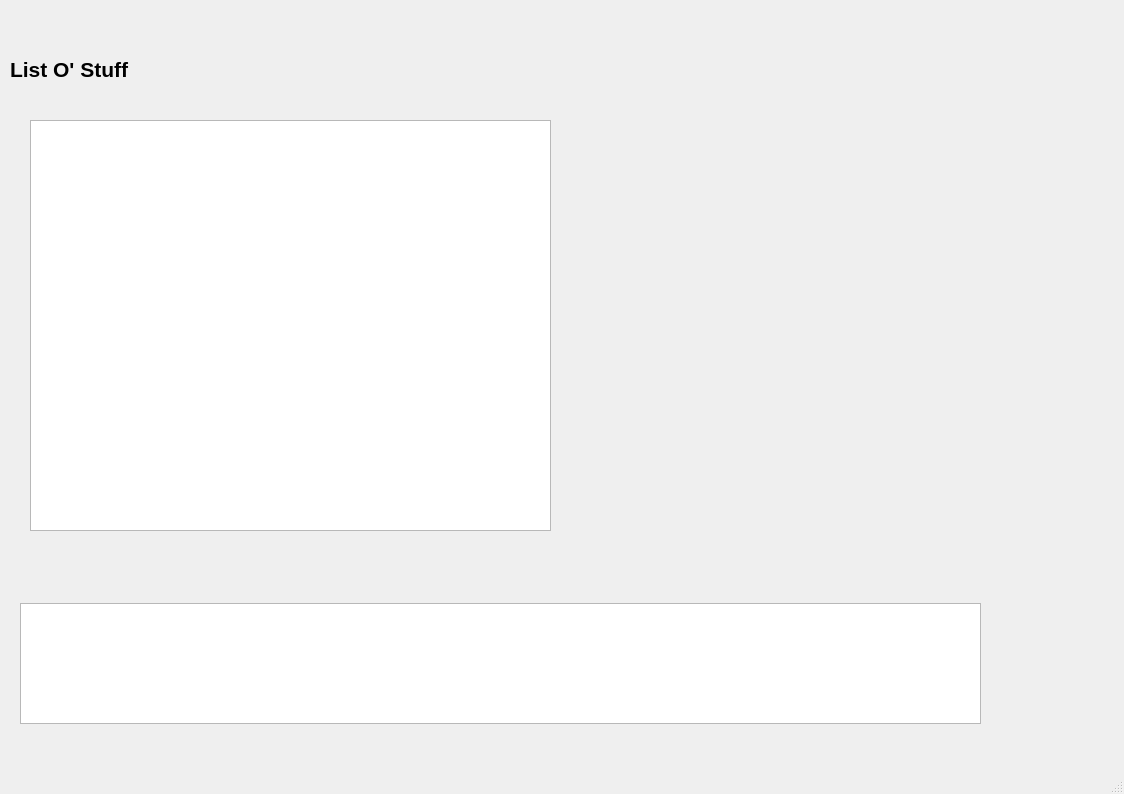
<?xml version="1.0" encoding="UTF-8"?>
<ui version="4.0">
 <class>MainWindow</class>
 <widget class="QMainWindow" name="MainWindow">
  <property name="geometry">
   <rect>
    <x>0</x>
    <y>0</y>
    <width>1124</width>
    <height>794</height>
   </rect>
  </property>
  <property name="sizePolicy">
   <sizepolicy hsizetype="Preferred" vsizetype="Preferred">
    <horstretch>48</horstretch>
    <verstretch>0</verstretch>
   </sizepolicy>
  </property>
  <property name="windowTitle">
   <string>MainWindow</string>
  </property>
  <widget class="QWidget" name="centralwidget">
   <widget class="QLabel" name="label">
    <property name="geometry">
     <rect>
      <x>10</x>
      <y>30</y>
      <width>1041</width>
      <height>78</height>
     </rect>
    </property>
    <property name="font">
     <font>
      <pointsize>16</pointsize>
      <weight>75</weight>
      <bold>true</bold>
     </font>
    </property>
    <property name="text">
     <string>List O' Stuff</string>
    </property>
   </widget>
   <widget class="QPlainTextEdit" name="statusBar">
    <property name="geometry">
     <rect>
      <x>20</x>
      <y>603</y>
      <width>961</width>
      <height>121</height>
     </rect>
    </property>
    <property name="cursor" stdset="0">
     <cursorShape>ArrowCursor</cursorShape>
    </property>
    <property name="readOnly">
     <bool>true</bool>
    </property>
    <property name="overwriteMode">
     <bool>true</bool>
    </property>
   </widget>
   <widget class="QListView" name="listView">
    <property name="geometry">
     <rect>
      <x>30</x>
      <y>120</y>
      <width>521</width>
      <height>411</height>
     </rect>
    </property>
   </widget>
  </widget>
  <widget class="QMenuBar" name="menubar">
   <property name="geometry">
    <rect>
     <x>0</x>
     <y>0</y>
     <width>1124</width>
     <height>25</height>
    </rect>
   </property>
  </widget>
  <widget class="QStatusBar" name="statusbar"/>
 </widget>
 <resources/>
 <connections/>
</ui>
